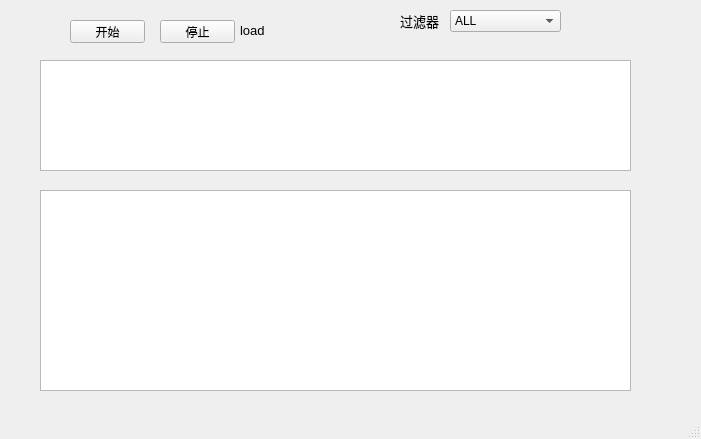
<?xml version="1.0" encoding="UTF-8"?>
<ui version="4.0">
 <class>MainWindow</class>
 <widget class="QMainWindow" name="MainWindow">
  <property name="geometry">
   <rect>
    <x>0</x>
    <y>0</y>
    <width>701</width>
    <height>439</height>
   </rect>
  </property>
  <property name="windowTitle">
   <string>MainWindow</string>
  </property>
  <widget class="QWidget" name="centralwidget">
   <widget class="QPushButton" name="pushButton_start">
    <property name="geometry">
     <rect>
      <x>70</x>
      <y>20</y>
      <width>75</width>
      <height>23</height>
     </rect>
    </property>
    <property name="text">
     <string>开始</string>
    </property>
   </widget>
   <widget class="QPushButton" name="pushButton_stop">
    <property name="geometry">
     <rect>
      <x>160</x>
      <y>20</y>
      <width>75</width>
      <height>23</height>
     </rect>
    </property>
    <property name="text">
     <string>停止</string>
    </property>
   </widget>
   <widget class="QListWidget" name="listWidget_show">
    <property name="geometry">
     <rect>
      <x>40</x>
      <y>190</y>
      <width>591</width>
      <height>201</height>
     </rect>
    </property>
    <property name="font">
     <font>
      <pointsize>12</pointsize>
     </font>
    </property>
   </widget>
   <widget class="QListWidget" name="listWidget_list">
    <property name="geometry">
     <rect>
      <x>40</x>
      <y>60</y>
      <width>591</width>
      <height>111</height>
     </rect>
    </property>
    <property name="font">
     <font>
      <pointsize>14</pointsize>
     </font>
    </property>
   </widget>
   <widget class="QLabel" name="label_load">
    <property name="geometry">
     <rect>
      <x>240</x>
      <y>20</y>
      <width>141</width>
      <height>21</height>
     </rect>
    </property>
    <property name="font">
     <font>
      <pointsize>10</pointsize>
     </font>
    </property>
    <property name="text">
     <string>load</string>
    </property>
   </widget>
   <widget class="QComboBox" name="comboBox_filter">
    <property name="geometry">
     <rect>
      <x>450</x>
      <y>10</y>
      <width>111</width>
      <height>22</height>
     </rect>
    </property>
    <item>
     <property name="text">
      <string>ALL</string>
     </property>
    </item>
    <item>
     <property name="text">
      <string>ICMP</string>
     </property>
    </item>
    <item>
     <property name="text">
      <string>TCP</string>
     </property>
    </item>
    <item>
     <property name="text">
      <string>UDP</string>
     </property>
    </item>
   </widget>
   <widget class="QLabel" name="label_load_2">
    <property name="geometry">
     <rect>
      <x>400</x>
      <y>10</y>
      <width>51</width>
      <height>21</height>
     </rect>
    </property>
    <property name="font">
     <font>
      <pointsize>10</pointsize>
     </font>
    </property>
    <property name="text">
     <string>过滤器</string>
    </property>
   </widget>
  </widget>
  <widget class="QMenuBar" name="menubar">
   <property name="geometry">
    <rect>
     <x>0</x>
     <y>0</y>
     <width>701</width>
     <height>23</height>
    </rect>
   </property>
  </widget>
  <widget class="QStatusBar" name="statusbar"/>
 </widget>
 <resources/>
 <connections/>
</ui>
